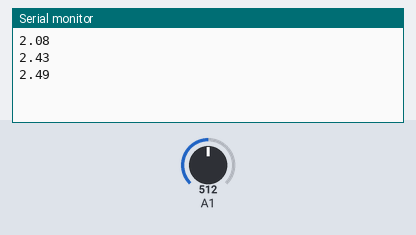
A sketch run on a simulated Arduino Uno, built with avr-gcc and run on an emulated ATmega328P. Shown: the last lines printed to the serial monitor. The inputs (shaded band) are chosen by the test bench; at power-on: A1 = 512.

Above: at 1.2 s.
1.3 s: A1 set to 716
At 1.9 s:
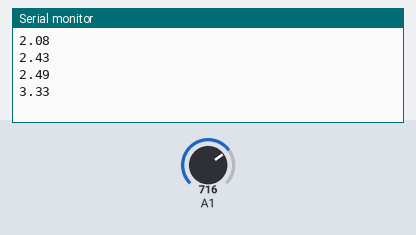
2.8 s: A1 set to 900
At 3.4 s:
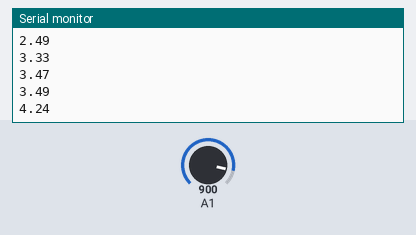
Timing chart, 0 to 5.8 s (numbered marks = the images above; inputs shaded):
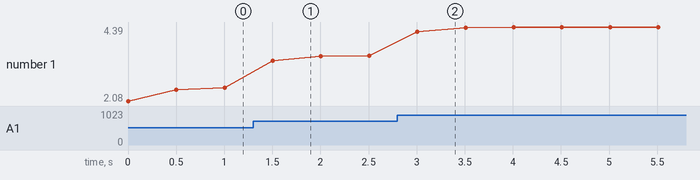

The sketch:

lab03-4.ino
```cpp
double sensorValue;
double sensorVoltage;

void setup() {
 Serial.begin(9600);
 pinMode(A1,INPUT);

}

void loop() {
 double Vin=5;
 int i;
 for (i=0;i<=4;i++)
 sensorValue = 0.7* sensorValue + 0.3* analogRead(A1);
 sensorVoltage = sensorValue * 5 / 1024;
 Serial.println(sensorVoltage);
 delay(500);
}
```

Measured:
- after the input at 1.3 s, the serial monitor: prints a new line after 0.20 s (image 1)
- after the input at 2.8 s, the serial monitor: prints a new line after 0.21 s (image 2)
- plotted number 1: 2.49 → 3.49 after the input at 1.3 s, 3.49 → 4.39 after the input at 2.8 s
